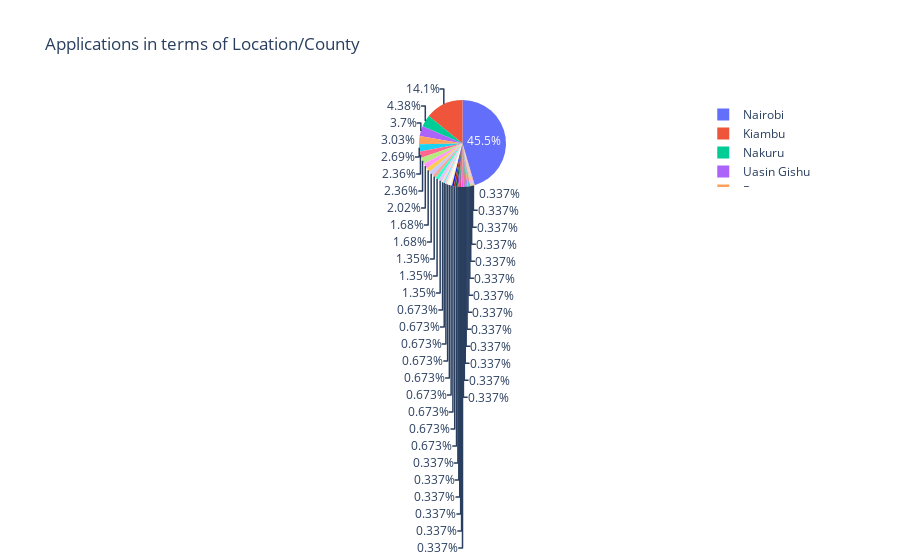

Here is the notebook cell this chart was saved with:
### Markdown cell above
## 3. Graphical Representation to show Applications in terms of Location/County

### Code cell
df_location = df.groupby(['Location'])['Location'].count().reset_index(name='count')

import plotly.express as px
plt.rcParams["figure.figsize"] = [7.50, 3.50]
plt.rcParams["figure.autolayout"] = True
fig = px.pie(df_location, values='count', names='Location', title='Applications in terms of Location/County')
fig.show()

### Figure 1 — Plotly figure (JSON) as saved in the notebook; plotly's stock layout.template omitted (floating-point values rounded to 4 significant figures)
{"data": [{"domain": {"x": [0, 1], "y": [0, 1]}, "hovertemplate": "Location=%{label}<br>count=%{value}<extra></extra>", "labels": ["Baringo", "Bomet", "Bungoma", "Elgeyo Marakwet ", "Elgoyo Marakwet", "Embu", "International", "Kajiado", "KakaCa", "Kericho", "Kericho ", "Kiambu", "Kilifi", "Kirinyaga", "Kisii", "Kisumu", "Kisumu ", "Kitui", "Laikipia", "Machakos", "Makueni", "Makueni ", "Meru", "Migori", "Mombasa", "Mombasa ", "Muranga", "Muranga ", "Nairobi", "Nairobi ", "Nakuru", "Nandi", "Narok", "Nyamira ", "Nyandarua", "Nyeri", "Siaya", "Tharaka Nithi", "TransNzoia", "Uasin Gishu", "Uasin Gishu ", "West Pokot"], "legendgroup": "", "name": "", "showlegend": true, "type": "pie", "values": [1, 1, 9, 1, 1, 2, 2, 5, 5, 1, 1, 42, 4, 1, 2, 7, 1, 6, 1, 4, 2, 1, 2, 1, 7, 2, 2, 2, 135, 8, 13, 4, 1, 1, 1, 2, 1, 1, 1, 11, 1, 1]}], "layout": {"legend": {"tracegroupgap": 0}, "title": {"text": "Applications in terms of Location/County"}}}
